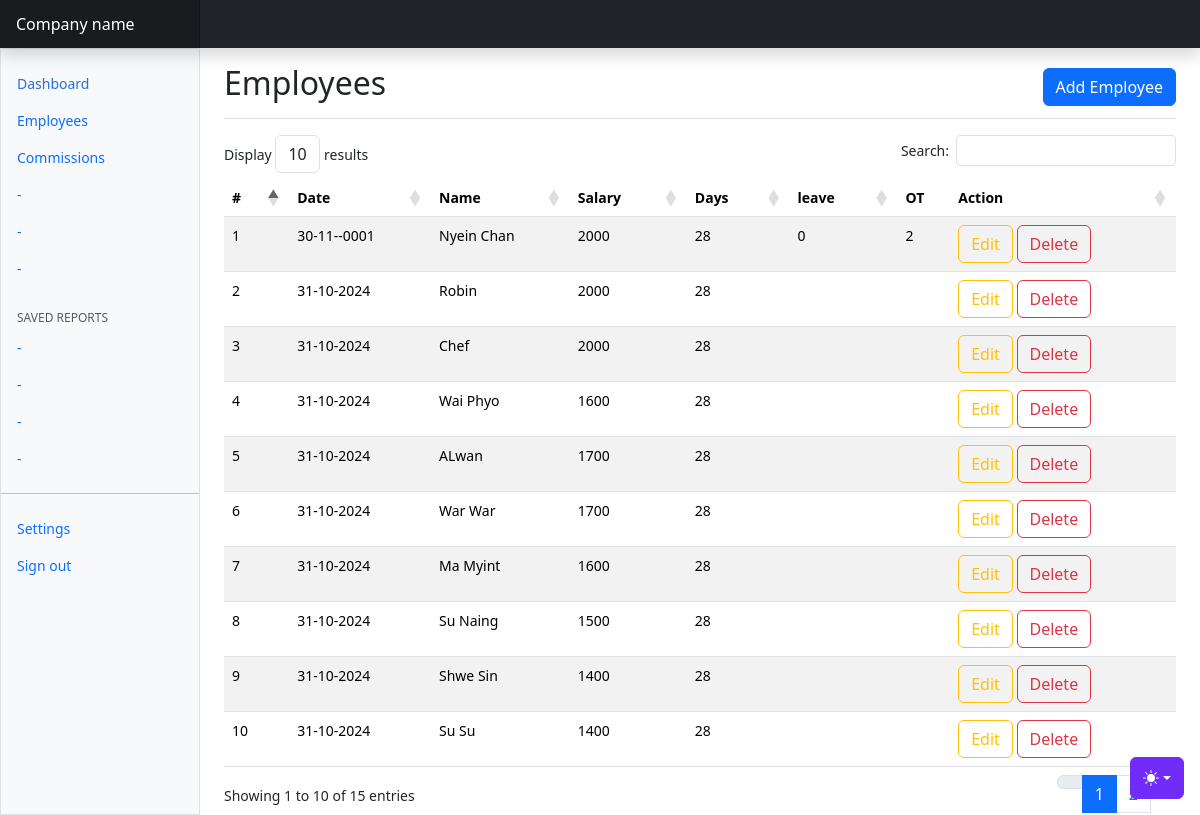
/pages/employees.php, run on the app's committed database.
### tables this page shows
CREATE TABLE IF NOT EXISTS `employee` (
  `id` int NOT NULL AUTO_INCREMENT,
  `e_name` varchar(255) NOT NULL,
  `e_salary` varchar(50) NOT NULL,
  `e_days` varchar(50) NOT NULL DEFAULT '28',
  `e_leave` varchar(10) NOT NULL,
  `ot` varchar(10) DEFAULT NULL,
  `date` date NOT NULL,
  PRIMARY KEY (`id`)
);

### pages/employees.php (the view, shortened to what this page needs)
<?php
include "../inc/header.php";
require '../actions/connect.php';
$sql = "SELECT * FROM employee";
$result = $conn->query($sql);
?>
<main class="col-md-9 ms-sm-auto col-lg-10 px-md-4">
    <div class="d-flex justify-content-between flex-wrap flex-md-nowrap align-items-center pt-3 pb-2 mb-3 border-bottom">
        <h1 class="h2">Employees</h1>
        <button class="btn btn-primary" data-toggle="modal" data-target="#createEmployeeModal">Add Employee</button>
    </div>
    <div class="table-responsive small">
        <table id="employee" class="table table-striped style="width:100%">
            <thead>
                <tr>
                    <th scope="col">#</th>
                    <th scope="col">Date</th>
                    <th scope="col">Name</th>
                    <th scope="col">Salary</th>
                    <th scope="col">Days</th>
                    <th scope="col">leave</th>
                    <th scope="col">OT</th>
                    <th scope="col">Action</th>
                </tr>
            </thead>
            <tbody>
                <?php
                if ($result->num_rows > 0) {
                    while($row = $result->fetch_assoc()) {
                        $formatted_date = date("d-m-Y", strtotime($row['date']));
                        echo "<tr>
                                <td>{$row['id']}</td>
                                <td>{$formatted_date}</td>
                                <td>{$row['e_name']}</td>
                                <td>{$row['e_salary']}</td>
                                <td>{$row['e_days']}</td>
                                <td>{$row['e_leave']}</td>
                                <td>{$row['ot']}</td>
                                <td>
                                    <button class='btn btn-outline-warning edit-btn' data-toggle='modal' data-target='#editEmployeeModal'
                                            data-id='{$row['id']}' data-name='{$row['e_name']}' data-salary='{$row['e_salary']}'
                                            data-days='{$row['e_days']}' data-leave='{$row['e_leave']}' data-ot='{$row['ot']}'
                                            data-date='{$row['date']}'>Edit</button>
                                    <a href='actions/e_delete.php?id={$row['id']}' class='btn btn-outline-danger' onclick='return confirm(\"Are you sure you want to delete this record?\");'>Delete</a>
                                </td>
                              </tr>";
                    }
                } else {
                    echo "<tr><td colspan='7'>No data found</td></tr>";
                }
                ?>
            </tbody>
        </table>
    </div>
</main>
</div>
</div>
<?php
include "../inc/footer.php";
?>

### data on the page
employee: id "1", date "30-11--0001", e_name "Nyein Chan", e_salary "2000", e_days "28", e_leave "0", ot "2"
employee: id "2", date "31-10-2024", e_name "Robin", e_salary "2000", e_days "28"
employee: id "3", date "31-10-2024", e_name "Chef", e_salary "2000", e_days "28"
employee: id "4", date "31-10-2024", e_name "Wai Phyo", e_salary "1600", e_days "28"
employee: id "5", date "31-10-2024", e_name "ALwan", e_salary "1700", e_days "28"
employee: id "6", date "31-10-2024", e_name "War War", e_salary "1700", e_days "28"
employee: id "7", date "31-10-2024", e_name "Ma Myint", e_salary "1600", e_days "28"
employee: id "8", date "31-10-2024", e_name "Su Naing", e_salary "1500", e_days "28"
employee: id "9", date "31-10-2024", e_name "Shwe Sin", e_salary "1400", e_days "28"
employee: id "10", date "31-10-2024", e_name "Su Su", e_salary "1400", e_days "28"
